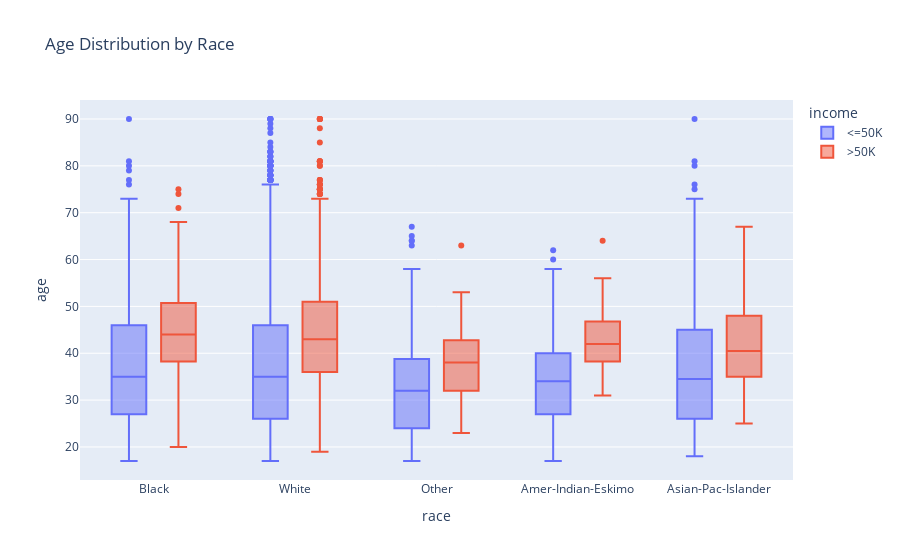

Notebook code cell kept with this figure:
### Code cell
# Plot 15: Plotly - Box Plot
fig = px.box(data, x='race', y='age', color='income', title='Age Distribution by Race')
fig.show()

### Figure 1 — Plotly figure (JSON) as saved in the notebook; plotly's stock layout.template omitted (floating-point values rounded to 4 significant figures; data arrays with more than 128 entries replaced by an {"elided": "..."} marker saying what was removed)
{"data": [{"alignmentgroup": "True", "hovertemplate": "income=<=50K<br>race=%{x}<br>age=%{y}<extra></extra>", "legendgroup": "<=50K", "marker": {"color": "#636efa"}, "name": "<=50K", "notched": false, "offsetgroup": "<=50K", "orientation": "v", "showlegend": true, "type": "box", "x": {"elided": "12019 str values"}, "x0": " ", "xaxis": "x", "y": {"elided": "12019 int values"}, "y0": " ", "yaxis": "y"}, {"alignmentgroup": "True", "hovertemplate": "income=>50K<br>race=%{x}<br>age=%{y}<extra></extra>", "legendgroup": ">50K", "marker": {"color": "#EF553B"}, "name": ">50K", "notched": false, "offsetgroup": ">50K", "orientation": "v", "showlegend": true, "type": "box", "x": {"elided": "3901 str values"}, "x0": " ", "xaxis": "x", "y": {"elided": "3901 int values"}, "y0": " ", "yaxis": "y"}], "layout": {"boxmode": "group", "legend": {"title": {"text": "income"}, "tracegroupgap": 0}, "title": {"text": "Age Distribution by Race"}, "xaxis": {"anchor": "y", "domain": [0, 1], "title": {"text": "race"}}, "yaxis": {"anchor": "x", "domain": [0, 1], "title": {"text": "age"}}}}
